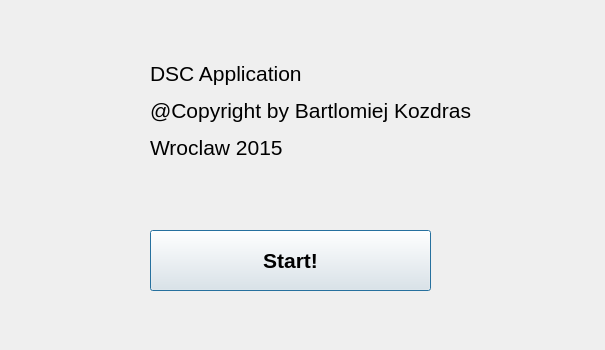
<?xml version="1.0" encoding="UTF-8"?>
<ui version="4.0">
 <class>InfoDialog</class>
 <widget class="QDialog" name="InfoDialog">
  <property name="geometry">
   <rect>
    <x>0</x>
    <y>0</y>
    <width>605</width>
    <height>350</height>
   </rect>
  </property>
  <property name="windowTitle">
   <string>@Info</string>
  </property>
  <widget class="QPushButton" name="startButton">
   <property name="geometry">
    <rect>
     <x>150</x>
     <y>230</y>
     <width>281</width>
     <height>61</height>
    </rect>
   </property>
   <property name="font">
    <font>
     <family>Arial</family>
     <pointsize>16</pointsize>
     <weight>75</weight>
     <bold>true</bold>
    </font>
   </property>
   <property name="text">
    <string>Start!</string>
   </property>
  </widget>
  <widget class="QLabel" name="infoLabel">
   <property name="geometry">
    <rect>
     <x>150</x>
     <y>60</y>
     <width>341</width>
     <height>101</height>
    </rect>
   </property>
   <property name="font">
    <font>
     <family>Arial</family>
     <pointsize>16</pointsize>
    </font>
   </property>
   <property name="text">
    <string>&lt;html&gt;&lt;head/&gt;&lt;body&gt;&lt;p&gt;DSC Application&lt;/p&gt;&lt;p&gt;@Copyright by Bartlomiej Kozdras&lt;/p&gt;&lt;p&gt;Wroclaw 2015&lt;/p&gt;&lt;/body&gt;&lt;/html&gt;</string>
   </property>
  </widget>
 </widget>
 <resources/>
 <connections>
  <connection>
   <sender>startButton</sender>
   <signal>clicked()</signal>
   <receiver>InfoDialog</receiver>
   <slot>startButtonClicked()</slot>
   <hints>
    <hint type="sourcelabel">
     <x>335</x>
     <y>260</y>
    </hint>
    <hint type="destinationlabel">
     <x>509</x>
     <y>176</y>
    </hint>
   </hints>
  </connection>
 </connections>
 <slots>
  <slot>startButtonClicked()</slot>
 </slots>
</ui>
